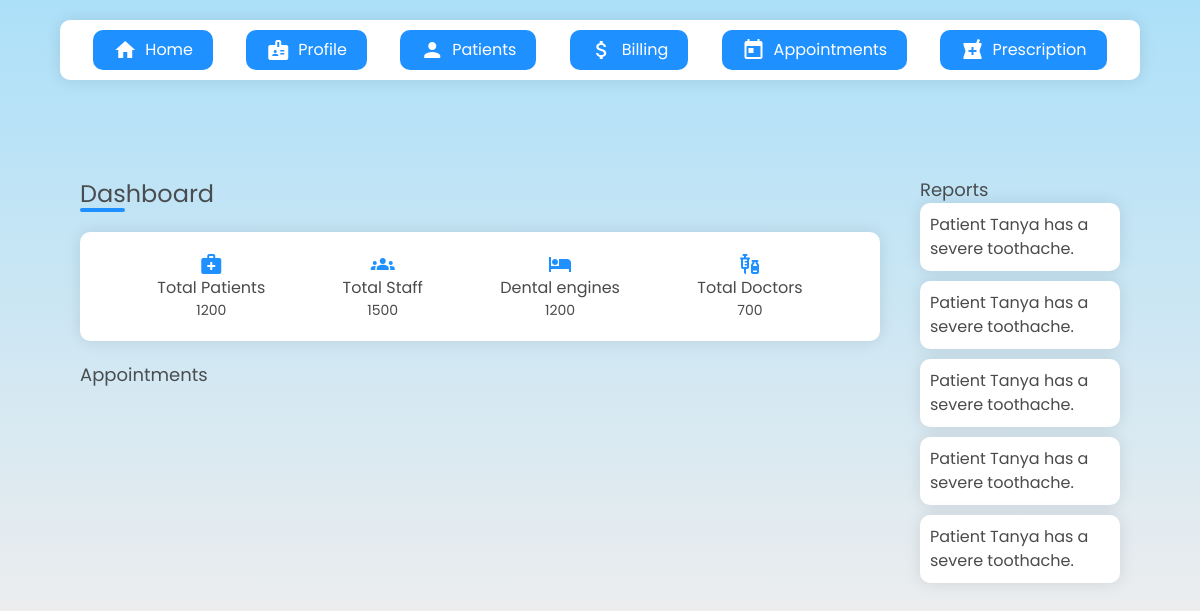
The app's page /doctors/, older data.
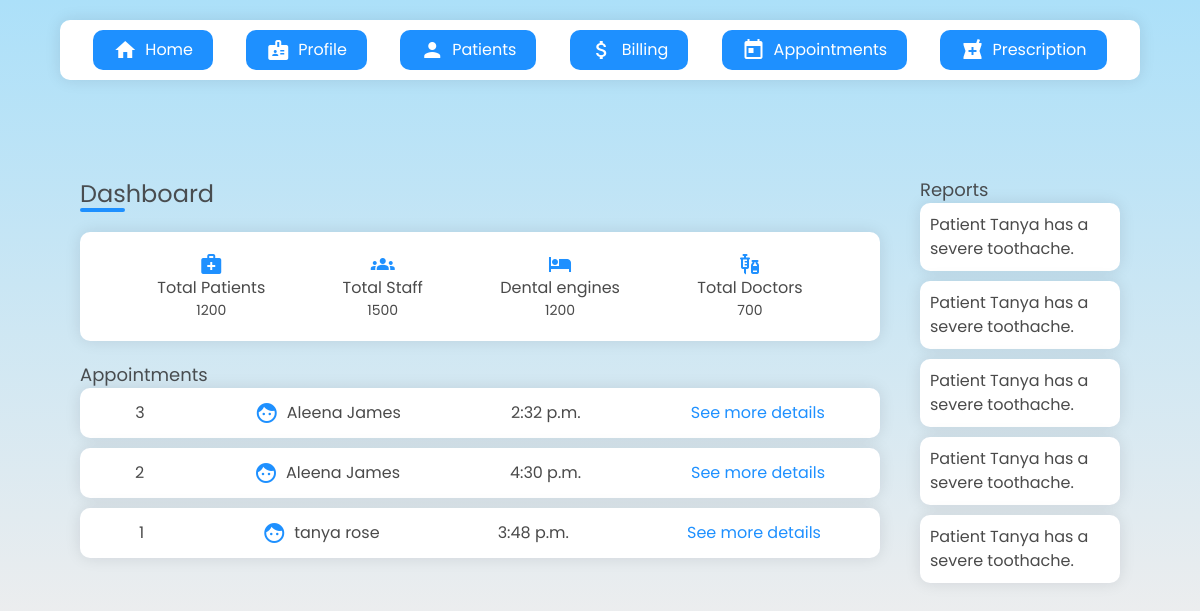
The same page, newer data.
### clinic/models.py (models this page shows, shortened)
class Schedule(models.Model):
    STATUS = ( ('Confirmed','Confirmed'), ('Cancel','Cancel'), ('Reschedule','Reschedule'), ('Attended','Attended'), ('Pending','Pending'))
    scheduleDate = models.DateField()
    scheduleTime = models.TimeField(blank=True,null=True)
    accepted = models.BooleanField(default=False)
    accepted_date = models.DateField(auto_now_add=False, null=True, blank=True)
    request = models.TextField(blank=True)
    status = models.CharField(null=True, max_length=10, choices=STATUS,blank=True)
    patient =  models.ForeignKey('patients.Patient', null=True, on_delete= models.CASCADE)
    doctor = models.ForeignKey('doctors.Doctors', null=True, on_delete=models.CASCADE)
    date_created= models.DateTimeField(auto_now_add=True, null=True)
    class Meta:
        ordering = ["-date_created"]

### patients/models.py (models this page shows, shortened)
class Patient(models.Model):
    user = models.OneToOneField(User, on_delete= models.CASCADE, primary_key= True)
    pname=models.CharField(max_length=200, null=True)
    age=models.CharField(max_length=4, null=True)
    gender= models.CharField(max_length=6, null=True)
    email=models.CharField(max_length=200, null=True)
    address= models.CharField(max_length=500, null=True)
    phone= models.CharField(max_length=13, null=True)
    date_created= models.DateTimeField(auto_now_add=True, null=True)

### doctors/views.py (the view)
# urls.py: 2. Add a URL to urlpatterns:  path('', views.home, name='home')
def home(request):
    s=Schedule.objects.all()
    return render(request, 'doctors/home.html',{'s':s})

### doctors/templates/doctors/home.html (shortened to what this page needs)
{% extends "doctors/navbar.html" %}{% load static %} {% block content %}
<div class="doctorHomeMain">
    <div class="dashboardContainer">
    <div class="dashboardLeft">
      <div class="dashboard">
        <h1 class="dash">
      <div class="dashboard-under"></div>
          Dashboard</h2>
        <div class="dashboardCard">
          <div class="dashCardItem">
            <i class="material-icons">medical_services</i> Total Patients
            <small>1200</small>
          </div>
          <div class="dashCardItem">
            <i class="material-icons">groups</i> Total Staff
            <small>1500</small>
          </div>
          <div class="dashCardItem">
            <i class="material-icons">hotel</i> Dental engines
            <small>1200</small>
          </div>
          <div class="dashCardItem">
            <i class="material-icons">vaccines</i> Total Doctors
            <small>700</small>
          </div>
        </div>
      </div>
      <div class="billingDetails">
        <h1 class="appoint">Appointments</h2>
        <div class="billingCardsContainer">
          {% for sch in s %}
          <div class="billingCard">
            <span>{{sch.id}}</span>
            <p><i class="material-icons">face</i>{{sch.patient.pname}}</p>
            <span>{{sch.scheduleTime}}</span>
            <a href="/">
              <p>See more details</p>
            </a>
          </div>
          {% endfor %}
        </div>
      </div>
    </div>
      <div class="dashboardRight">
        <h2 class="report">Reports</h2>
        <div class="reportCardContainer">
          <div class="reportCard">Patient Tanya has a severe toothache.</div>
          <div class="reportCard">Patient Tanya has a severe toothache.</div>
          <div class="reportCard">Patient Tanya has a severe toothache.</div>
          <div class="reportCard">Patient Tanya has a severe toothache.</div>
          <div class="reportCard">Patient Tanya has a severe toothache.</div>
        </div>
      </div>
    </div>
  </div>
{% endblock %}

### doctors/templates/doctors/navbar.html (shortened to what this page needs)
<!DOCTYPE html>
{% load static %}
<html>
  <head>
    <link rel="stylesheet" href="{% static 'css/style.css' %}" />
    <link rel="stylesheet" href="{% static 'css/register.css' %}" />
    <link
      rel="stylesheet"
      href="https://maxst.icons8.com/vue-static/landings/line-awesome/line-awesome/1.3.0/css/line-awesome.min.css"
    />
    <link
      rel="stylesheet"
      href="https://unicons.iconscout.com/release/v4.0.0/css/line.css"
    />
    <link
      rel="stylesheet"
      href="https://cdnjs.cloudflare.com/ajax/libs/bulma/0.6.0/css/bulma.min.css"
    />
    <link
      rel="stylesheet"
      href="https://maxcdn.bootstrapcdn.com/font-awesome/4.7.0/css/font-awesome.min.css"
    />
    <link rel="stylesheet" type="text/css" href="{% static 'css/nav.css' %}" />
  </head>
  <body>
    <div class="navDoctor">
      <li><i class="material-icons">home</i>Home</li>
      <li><i class="material-icons">badge</i>Profile</li>
      <li><i class="material-icons">person</i>Patients</li>
      <li><i class="material-icons">attach_money</i>Billing</li>
      <li><i class="material-icons">today</i>Appointments</li>
      <li><i class="material-icons">local_pharmacy</i>Prescription</li>
    </div>
    {% block content %} {% endblock %}
  </body>
</html>

### static/css/style.css (style rules this page uses)
body { margin: 0; padding: 0; box-sizing: border-box; font-family: "Poppins"; text-decoration: none; list-style-type: none; }
.doctorHomeMain { width: 100vw; min-height: 100vh; background-image: linear-gradient(to top, #fff1eb 0%, #ace0f9 100%); overflow-x: hidden; display: flex; align-items: center; justify-content: center; flex-direction: column; }
.dash { font-size: 24px; position: relative; margin-bottom: 20px; }
.dashboard-under { width: 45px; height: 4px; border-radius: 20px; background-color: dodgerblue; position: absolute; bottom: 0; }
.appoint, .report { font-size: 18px; }
.dashboardContainer { flex: 1; width: 90%; height: 100%; display: flex; margin-top: 6rem; }
.dashboardLeft { flex: 0.8; display: flex; align-items: flex-start; padding: 10px 20px; justify-content: flex-start; flex-direction: column; }
.dashboardRight { flex: 0.2; width: 100%; display: flex; align-items: flex-start; justify-content: center; padding: 10px 20px; flex-direction: column; }
.dashboard { display: flex; flex-direction: column; align-items: flex-start; justify-content: center; width: 100%; }
.dash { color: #494d50; }
.dashboardCard { width: 100%; background-color: white; border-radius: 10px; display: flex; align-items: center; justify-content: space-evenly; padding: 20px 0; box-shadow: rgba(17, 17, 26, 0.1) 0px 0px 16px; }
.dashCardItem { display: flex; align-items: center; text-align: center; justify-content: center; flex-direction: column; }
.dashCardItem i { color: dodgerblue; }
.reportCardContainer { flex: 1; display: flex; align-items: center; justify-content: flex-start; flex-direction: column; }
.reportCard { width: 100%; background-color: white; border-radius: 10px; min-height: 60px; margin-bottom: 10px; padding: 10px; box-shadow: rgba(17, 17, 26, 0.1) 0px 0px 16px; }
.billingDetails { flex: 1; width: 100%; margin-top: 20px; }
.report { color: #494d50; }
.appoint { color: #494d50; }
.billingCardsContainer { display: flex; align-items: flex-start; justify-content: center; flex-direction: column; }
.billingCard { width: 100%; background-color: white; border-radius: 10px; display: flex; align-items: center; justify-content: space-around; margin-bottom: 10px; min-height: 50px; box-shadow: rgba(17, 17, 26, 0.1) 0px 0px 16px; }
.billingCard a { text-decoration: none; color: dodgerblue; }
.billingCard p { display: flex; align-items: center; justify-content: center; }
.billingCard p i { margin-right: 0.5rem; color: dodgerblue; }

### static/css/register.css (style rules this page uses)
* { margin: 0; padding: 0; box-sizing: border-box; font-family: "Poppins", sans-serif; }
body { height: 100vh; background-image: linear-gradient(to top, #fff1eb 0%, #ace0f9 100%); overflow: auto; width: 100%; margin-top: 0%; align-items: center; justify-content: center; }

### static/css/nav.css (style rules this page uses)
.navDoctor { width: 90%; height: 60px; background-color: white; display: flex; align-items: center; justify-content: space-evenly; border-radius: 10px; margin: 20px 0; position: fixed; top: 0; left: 50%; transform: translate(-50%, 0); z-index: 10; transition: top 0.3s; box-shadow: rgba(17, 17, 26, 0.1) 0px 0px 16px; }
.navDoctor li { list-style: none; background-color: dodgerblue; padding: 8px 20px; color: white; border-radius: 10px; cursor: pointer; display: flex; align-items: center; justify-content: center; }
.navDoctor li i { margin-right: 0.5rem; }

Row changes from the older to the newer data that the page shows:
added Schedule: id "3", patient.pname "Aleena James", scheduleTime "2:32 p.m."
added Schedule: id "2", patient.pname "Aleena James", scheduleTime "4:30 p.m."
added Schedule: id "1", patient.pname "tanya rose", scheduleTime "3:48 p.m."
